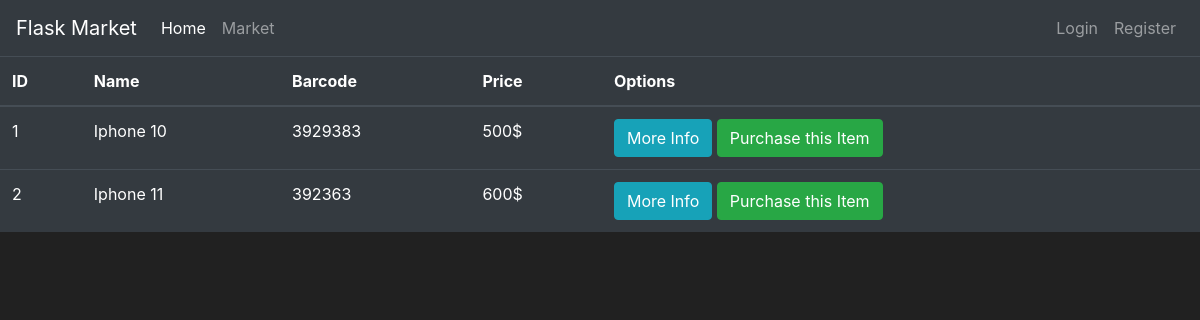
/market, run on an earlier commit of the app's database.
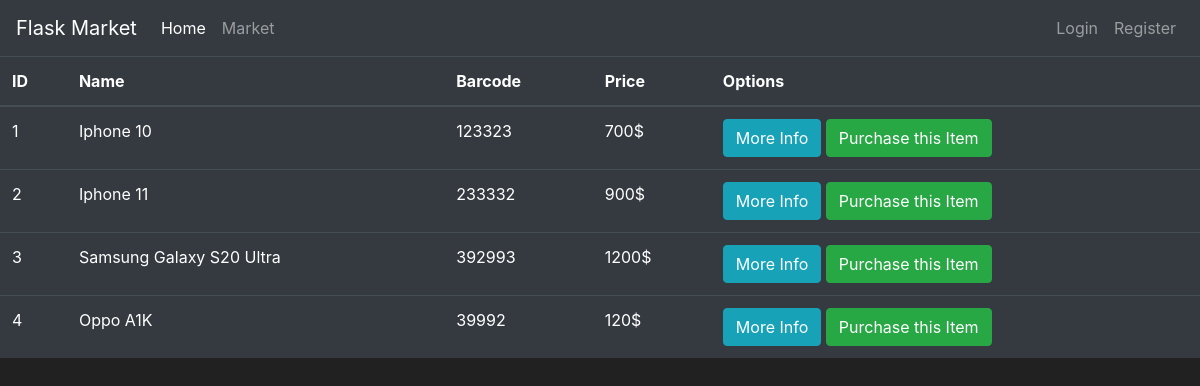
And on a later commit of the database.
### market/models.py (models this page shows, shortened)
class Item(db.Model):
    id = db.Column(db.Integer(), primary_key=True)
    name=db.Column(db.String(length=30),nullable=False,unique=True)
    price=db.Column(db.Integer(),nullable=False)
    barcode=db.Column(db.String(length=12),nullable=False,unique=True)
    description=db.Column(db.String(length=1000),nullable=False,unique=True)
    owner=db.Column(db.Integer(),db.ForeignKey('user.id'))

### market/routes.py (the view)
@app.route('/market')
def market_page():
     items =Item.query.all()
     return render_template('market.html',items=items)

### market/templates/market.html (shortened to what this page needs)
{% extends 'base.html' %}
{% block content %}
      <table class="table table-hover table-dark">
        <thead>
            <tr>
                <th scope="col">ID</th>
                <th scope="col">Name</th>
                <th scope="col">Barcode</th>
                <th scope="col">Price</th>
                <th scope="col">Options</th>
            </tr>
        </thead>
        <tbody>
            {% for item in items %}
                <tr>
                    <td>{{ item.id }}</td>
                    <td>{{ item.name }}</td>
                    <td>{{ item.barcode }}</td>
                    <td>{{ item.price }}$</td>
                    <td>
                        <button class="btn btn-outline btn-info">More Info</button>
                        <button class="btn btn-outline btn-success">Purchase this Item</button>
                    </td>
                </tr>
            {% endfor %}
        </tbody>
    </table>
{% endblock %}

### market/templates/base.html (shortened to what this page needs)
<!doctype html>
<html lang="en">
   <head>
      <link rel="stylesheet" href="https://cdn.jsdelivr.net/npm/bootstrap@4.5.3/dist/css/bootstrap.min.css">
   </head>
   <body>
     <nav class="navbar navbar-expand-md navbar-dark bg-dark">
        <a class="navbar-brand" href="#">Flask Market</a>
        <div class="collapse navbar-collapse" id="navbarNav">
          <ul class="navbar-nav mr-auto">
              <li class="nav-item active">
                  <a class="nav-link" href="{{url_for('home_page')}}">Home <span class="sr-only">(current)</span></a>
              </li>
              <li class="nav-item">
                  <a class="nav-link" href="{{url_for('market_page')}}">Market</a>
              </li>
          </ul>
          <ul class="navbar-nav">
              <li class="nav-item">
                  <a class="nav-link" href="#">Login</a>
              </li>
              <li class="nav-item">
                  <a class="nav-link" href="#">Register</a>
              </li>
          </ul>
        </div>
      </nav>
       {% block content%}
       {% endblock %}
   </body>
</html>

### market/templates/base.html (style rules this page uses)
body { background-color: #212121; color: white }

What changed in the data, as far as the page shows it:
changed Item "Iphone 10": barcode "3929383" → "123323"; price "500" → "700"
changed Item "Iphone 11": barcode "392363" → "233332"; price "600" → "900"
added Item: id "3", name "Samsung Galaxy S20 Ultra", barcode "392993", price "1200"
added Item: id "4", name "Oppo A1K", barcode "39992", price "120"
